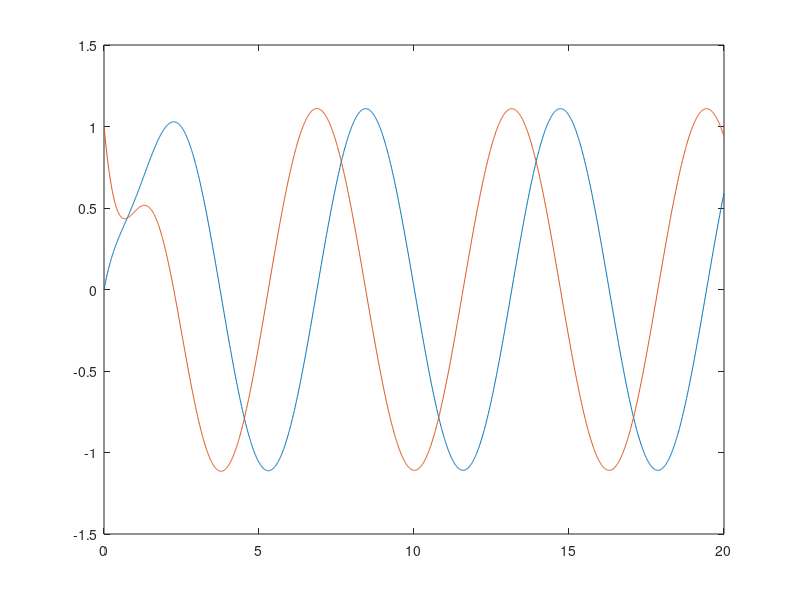

MATLAB code to generate this figure:
A = [0 1; -4 -2]; 
B = [0; 4]; 
C = [1 0]; 
D = 0;

sys = ss(A, B, C, D);


[Y,T,X]=step(sys);

plot(T,X);


clc

sys_init = ss(A, [0; 0], C, D);
x0 = [0; 1];
[Y,T,X]=initial(sys_init,x0);

plot(T,X);

clc

t=0:0.01:20;
u=sin(t);

[Y,t,X]=lsim(sys,u,t,x0);

plot(t,X);

clc

[b, a] = ss2tf(A, B, C, D);
sys = tf(b, a);

sys

